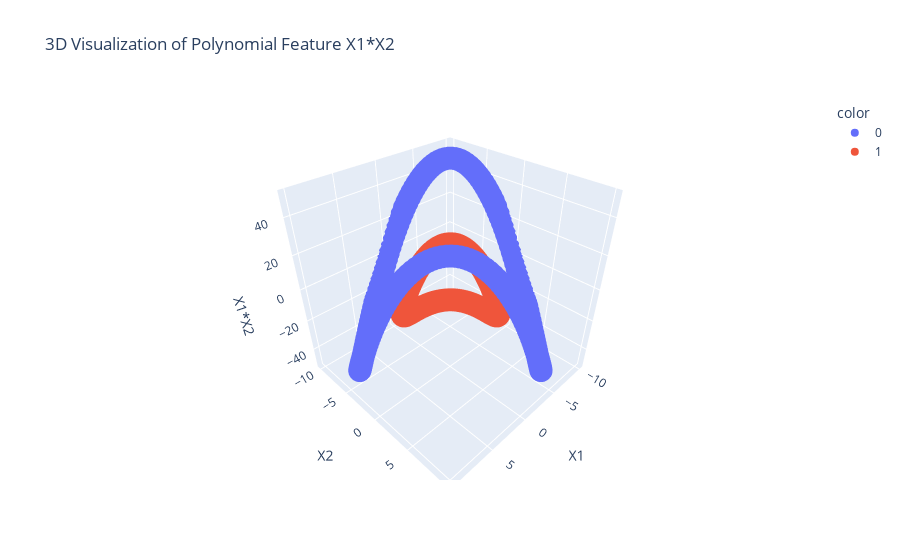

Notebook cell for this chart:
### Code cell
import plotly.express as px

# Compute polynomial components for feature expansion
df['X1_Square'] = df['X1'] ** 2
df['X2_Square'] = df['X2'] ** 2
df['X1*X2'] = df['X1'] * df['X2']

# Define independent (X) and dependent (y) variables
X = df[['X1', 'X2', 'X1_Square', 'X2_Square', 'X1*X2']]
y = df['Y']

# Train-test split
X_train, X_test, y_train, y_test = train_test_split(X, y, test_size=0.25, random_state=0)

# 3D Scatter Plot with Polynomial Features
fig = px.scatter_3d(df, x='X1', y='X2', z='X1*X2', color=df['Y'].astype(str),
                     title="3D Visualization of Polynomial Feature X1*X2")
fig.show()

### Figure 1 — Plotly figure (JSON) as saved in the notebook; plotly's stock layout.template omitted (floating-point values rounded to 4 significant figures; data arrays with more than 128 entries replaced by an {"elided": "..."} marker saying what was removed)
{"data": [{"hovertemplate": "color=0<br>X1=%{x}<br>X2=%{y}<br>X1*X2=%{z}<extra></extra>", "legendgroup": "0", "marker": {"color": "#636efa", "symbol": "circle"}, "mode": "markers", "name": "0", "scene": "scene", "showlegend": true, "type": "scatter3d", "x": {"elided": "200 float values"}, "y": {"elided": "200 float values"}, "z": {"elided": "200 float values"}}, {"hovertemplate": "color=1<br>X1=%{x}<br>X2=%{y}<br>X1*X2=%{z}<extra></extra>", "legendgroup": "1", "marker": {"color": "#EF553B", "symbol": "circle"}, "mode": "markers", "name": "1", "scene": "scene", "showlegend": true, "type": "scatter3d", "x": {"elided": "200 float values"}, "y": {"elided": "200 float values"}, "z": {"elided": "200 float values"}}], "layout": {"legend": {"title": {"text": "color"}, "tracegroupgap": 0}, "scene": {"domain": {"x": [0, 1], "y": [0, 1]}, "xaxis": {"title": {"text": "X1"}}, "yaxis": {"title": {"text": "X2"}}, "zaxis": {"title": {"text": "X1*X2"}}}, "title": {"text": "3D Visualization of Polynomial Feature X1*X2"}}}
